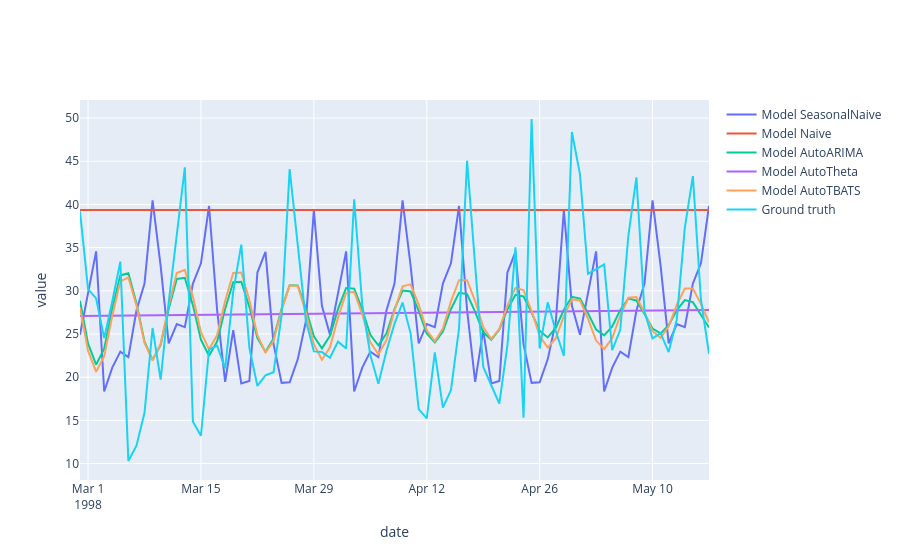

The notebook cell this image was saved under:
### Markdown cell above
#### Задание 3.2: Анализ результатов (1 балл)

Постройте графики фактических значений и прогнозов для всех бейзлайнов для ряда 92. Выведите метрики MASE. 

Что можно сказать о каждом из бейзлайнов? Какой из бейзлайнов лучше всего предсказывает временной ряд?

Смогли ли вы руками подобрать гиперпараметры для SARIMA модели лучше, чем автоматический подбор в библиотеке? Если да, то вы огромный молодец! Если нет, то не расстраивайтесь, так бывает.

### Code cell
series_92_train_sf: pd.DataFrame = df_train_sf[df_train_sf.unique_id == 92]
series_92_test_sf: pd.DataFrame = df_test_sf[df_test_sf.unique_id == 92]
forecast_series_92: pd.DataFrame = forecast_df[forecast_df.unique_id == 92]

fig = go.Figure()
MODEL_NAMES = ("SeasonalNaive", "Naive", "AutoARIMA", "AutoTheta", "AutoTBATS")
for model_name in MODEL_NAMES:
    model_preds: pd.Series = forecast_series_92[model_name]
    fig.add_trace(go.Scatter(x=forecast_series_92.ds, y=model_preds, name=f"Model {model_name}"))
    error = mase(
        forecast=model_preds.values,
        insample=series_92_train_sf.y.values,
        outsample=series_92_test_sf.y.values,
        frequency=period,
    )
    print(f"Model {model_name}:\n\tMASE = {error}")

fig.add_trace(go.Scatter(x=series_92_test_sf.ds, y=series_92_test_sf.y, name=f"Ground truth"))
fig.update_layout(xaxis_title="date", yaxis_title="value")
fig.show()
